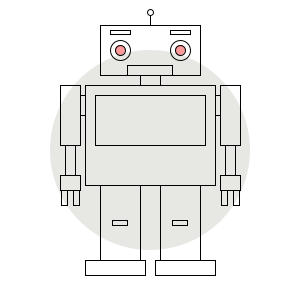
Frame 1 (no input)
Frame 60 (the mouse pressed at the canvas centre just before this capture): identical to frame 1, image omitted
Frame 120 (the mouse held since frame 60 and released just before this capture): identical to frame 1, image omitted

The Processing sketch that drew this single still picture (run headless with seeded random() and noise(); from frame 60 on, the mouse is pressed at the canvas centre):

// Processing sketch: robot
// ── robot.pde

void setup() {
  size(300,300);
  background(255);
  smooth();
  
  fill(50,50,20, 30);
  noStroke();
  ellipse(width/2, height/2, 200,200);
  
// BEGIN ROBOT ---------------------------------------------
  
  // variables
    int ypos = 20;
      ellipseMode(CENTER);
      rectMode(CENTER);
      noFill();
      stroke(0);
      strokeWeight(1);

  // head
  
    ellipse(width/2, ypos - 8, 6,6);
    line(width/2,ypos -5, width/2, ypos + 5);
    rect(width/2, ypos + 30, 100,50);
    
    // eyes
      // left eye
      rect(width/2 - 30, ypos + 12, 20,4);
      ellipse(width/2 - 30, ypos + 30, 20,20);
      fill(255,0,0,100);
      ellipse(width/2 - 30, ypos + 30, 10,10);
      noFill();
      
      //right eye
      rect(width/2 + 30, ypos + 12, 20,4);
      ellipse(width/2 + 30, ypos +30, 20,20);
      fill(255,0,0,100);
      ellipse(width/2 + 30, ypos +30, 10,10);
      noFill();   
  // mouth
      rect(width/2, ypos + 50, 45,10);
      
  // neck
      rect(width/2, ypos + 60, 20,10);  

  // body
      rect(width/2, ypos + 115, 130,100);
      rect(width/2, ypos + 100, 110,50);
//      beginShape();
//      vertex(width/2 - 45, ypos + 90);
//      vertex(width/2 - 30, ypos + 110);
//      endShape();      
    
  // arms
      // left arm
      rect(width/2 - 67, ypos + 85, 5,20);      
      rect(width/2 - 80, ypos + 95, 20,60);
      rect(width/2 - 80, ypos + 140, 10,30);
      
      // right arm
      rect(width/2 + 68, ypos + 85, 5,20);      
      rect(width/2 + 80, ypos + 95, 20,60);
      rect(width/2 + 80, ypos + 140, 10,30);
      
      // hands
      // left hand
      rect(width/2 - 80, ypos + 163, 20,15);
      rect(width/2 - 86, ypos + 178, 6,15); //finger
      rect(width/2 - 86 + 12, ypos + 178, 6,15); //finger
      
      // left hand
      rect(width/2 + 80, ypos + 163, 20,15);  
      rect(width/2 + 86, ypos + 178, 6,15); //finger
      rect(width/2 + 86 - 12, ypos + 178, 6,15); //finger
       
   // legs
      //left leg
      rect(width/2 - 30, ypos + 203, 40,75);
      rect(width/2 - 30, ypos + 203, 15,5);
      //right leg
      rect(width/2 + 30, ypos + 203, 40,75);
      rect(width/2 + 30, ypos + 203, 15,5);
      
   // feet
      //left foot
      rect(width/2 - 35, ypos + 248, 60,15);
      //right foot
      rect(width/2 + 35, ypos + 248, 60,15);
    
// END ROBOT ---------------------------------------------
  
}

void draw() {
  
}
